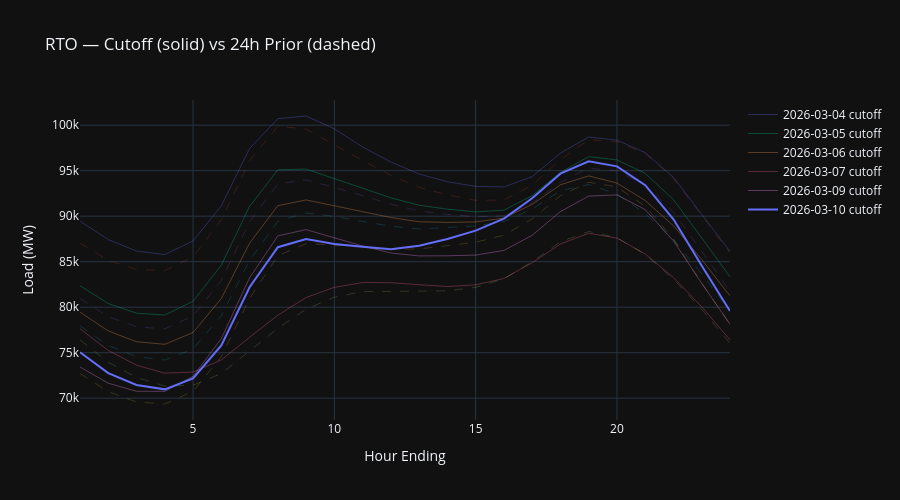

Notebook code cell kept with this figure:
### Code cell
# All dates — cutoff (solid) vs 24h lookback (dashed)
dates = sorted(df["forecast_date"].unique())

fig = go.Figure()
for d in dates:
    ddf = df[df["forecast_date"] == d].sort_values("hour_ending")
    opacity = 0.3 if d != latest_date else 1.0
    # Cutoff
    fig.add_trace(go.Scatter(
        x=ddf["hour_ending"], y=ddf["cutoff_load_mw"],
        name=f"{d} cutoff",
        line=dict(width=2 if d == latest_date else 1),
        opacity=opacity,
        showlegend=True,
    ))
    # 24h lookback (dashed)
    fig.add_trace(go.Scatter(
        x=ddf["hour_ending"], y=ddf["load_mw_24h"],
        name=f"{d} 24h",
        line=dict(dash="dash", width=1),
        opacity=opacity * 0.6,
        showlegend=False,
    ))

fig.update_layout(
    height=500, template="plotly_dark",
    title="RTO — Cutoff (solid) vs 24h Prior (dashed)",
    xaxis_title="Hour Ending", yaxis_title="Load (MW)",
)
fig.show()

### Figure 1 — Plotly figure (JSON) as saved in the notebook; plotly's stock layout.template omitted (floating-point values rounded to 4 significant figures)
{"data": [{"line": {"width": 1}, "name": "2026-03-04 cutoff", "opacity": 0.3, "showlegend": true, "type": "scatter", "x": [1, 2, 3, 4, 5, 6, 7, 8, 9, 10, 11, 12, 13, 14, 15, 16, 17, 18, 19, 20, 21, 22, 23, 24], "y": [89450.0, 87430.0, 86170.0, 85780.0, 87280.0, 91140.0, 97430.0, 100700.0, 101000.0, 99600.0, 97600.0, 95950.0, 94630.0, 93780.0, 93280.0, 93210.0, 94340.0, 96930.0, 98690.0, 98350.0, 96980.0, 94270.0, 90200.0, 86120.0]}, {"line": {"dash": "dash", "width": 1}, "name": "2026-03-04 24h", "opacity": 0.18, "showlegend": false, "type": "scatter", "x": [1, 2, 3, 4, 5, 6, 7, 8, 9, 10, 11, 12, 13, 14, 15, 16, 17, 18, 19, 20, 21, 22, 23, 24], "y": [87050.0, 85140.0, 84160.0, 84010.0, 85540.0, 89600.0, 96090.0, 99880.0, 99570.0, 97850.0, 96110.0, 94500.0, 93160.0, 92340.0, 91740.0, 91780.0, 93400.0, 96200.0, 98400.0, 98170.0, 96880.0, 94130.0, 90030.0, 85970.0]}, {"line": {"width": 1}, "name": "2026-03-05 cutoff", "opacity": 0.3, "showlegend": true, "type": "scatter", "x": [1, 2, 3, 4, 5, 6, 7, 8, 9, 10, 11, 12, 13, 14, 15, 16, 17, 18, 19, 20, 21, 22, 23, 24], "y": [82360.0, 80410.0, 79340.0, 79140.0, 80650.0, 84610.0, 91070.0, 95090.0, 95180.0, 94140.0, 93070.0, 92020.0, 91200.0, 90770.0, 90470.0, 90660.0, 92250.0, 94810.0, 96540.0, 96180.0, 94700.0, 91810.0, 87610.0, 83320.0]}, {"line": {"dash": "dash", "width": 1}, "name": "2026-03-05 24h", "opacity": 0.18, "showlegend": false, "type": "scatter", "x": [1, 2, 3, 4, 5, 6, 7, 8, 9, 10, 11, 12, 13, 14, 15, 16, 17, 18, 19, 20, 21, 22, 23, 24], "y": [80930.0, 78950.0, 77850.0, 77610.0, 79040.0, 82930.0, 89380.0, 93540.0, 93980.0, 93170.0, 92250.0, 91310.0, 90570.0, 90200.0, 89930.0, 90030.0, 91440.0, 93730.0, 95280.0, 94980.0, 93400.0, 90430.0, 86120.0, 81750.0]}, {"line": {"width": 1}, "name": "2026-03-06 cutoff", "opacity": 0.3, "showlegend": true, "type": "scatter", "x": [1, 2, 3, 4, 5, 6, 7, 8, 9, 10, 11, 12, 13, 14, 15, 16, 17, 18, 19, 20, 21, 22, 23, 24], "y": [79460.0, 77390.0, 76200.0, 75920.0, 77220.0, 80960.0, 87030.0, 91150.0, 91780.0, 91150.0, 90440.0, 89850.0, 89380.0, 89320.0, 89370.0, 89790.0, 91300.0, 93450.0, 94430.0, 93640.0, 91710.0, 88940.0, 85230.0, 81240.0]}, {"line": {"dash": "dash", "width": 1}, "name": "2026-03-06 24h", "opacity": 0.18, "showlegend": false, "type": "scatter", "x": [1, 2, 3, 4, 5, 6, 7, 8, 9, 10, 11, 12, 13, 14, 15, 16, 17, 18, 19, 20, 21, 22, 23, 24], "y": [77950.0, 75790.0, 74570.0, 74190.0, 75400.0, 79070.0, 85130.0, 89430.0, 90360.0, 89980.0, 89410.0, 88900.0, 88590.0, 88720.0, 88920.0, 89410.0, 90780.0, 92790.0, 93480.0, 92430.0, 90280.0, 87410.0, 83640.0, 79600.0]}, {"line": {"width": 1}, "name": "2026-03-07 cutoff", "opacity": 0.3, "showlegend": true, "type": "scatter", "x": [1, 2, 3, 4, 5, 6, 7, 8, 9, 10, 11, 12, 13, 14, 15, 16, 17, 18, 19, 20, 21, 22, 23, 24], "y": [77640.0, 75240.0, 73630.0, 72750.0, 72880.0, 74200.0, 76690.0, 79120.0, 81060.0, 82180.0, 82710.0, 82690.0, 82470.0, 82270.0, 82450.0, 83160.0, 84890.0, 86940.0, 88120.0, 87590.0, 85850.0, 83260.0, 80040.0, 76400.0]}, {"line": {"dash": "dash", "width": 1}, "name": "2026-03-07 24h", "opacity": 0.18, "showlegend": false, "type": "scatter", "x": [1, 2, 3, 4, 5, 6, 7, 8, 9, 10, 11, 12, 13, 14, 15, 16, 17, 18, 19, 20, 21, 22, 23, 24], "y": [76400.0, 73940.0, 72280.0, 71330.0, 71430.0, 72700.0, 75190.0, 77680.0, 79780.0, 81090.0, 81710.0, 81770.0, 81760.0, 81800.0, 82170.0, 83110.0, 85000.0, 87190.0, 88320.0, 87640.0, 85780.0, 83070.0, 79750.0, 76030.0]}, {"line": {"width": 1}, "name": "2026-03-09 cutoff", "opacity": 0.3, "showlegend": true, "type": "scatter", "x": [1, 2, 3, 4, 5, 6, 7, 8, 9, 10, 11, 12, 13, 14, 15, 16, 17, 18, 19, 20, 21, 22, 23, 24], "y": [73430.0, 71640.0, 70760.0, 70750.0, 72400.0, 76540.0, 83230.0, 87830.0, 88520.0, 87590.0, 86720.0, 85950.0, 85630.0, 85650.0, 85720.0, 86230.0, 87900.0, 90500.0, 92210.0, 92340.0, 90720.0, 87290.0, 82610.0, 78130.0]}, {"line": {"dash": "dash", "width": 1}, "name": "2026-03-09 24h", "opacity": 0.18, "showlegend": false, "type": "scatter", "x": [1, 2, 3, 4, 5, 6, 7, 8, 9, 10, 11, 12, 13, 14, 15, 16, 17, 18, 19, 20, 21, 22, 23, 24], "y": [72720.0, 70710.0, 69580.0, 69360.0, 70760.0, 74570.0, 80960.0, 85640.0, 86990.0, 86860.0, 86650.0, 86330.0, 86400.0, 86760.0, 87140.0, 87910.0, 89700.0, 92240.0, 93720.0, 93220.0, 91090.0, 87490.0, 82650.0, 78070.0]}, {"line": {"width": 2}, "name": "2026-03-10 cutoff", "opacity": 1, "showlegend": true, "type": "scatter", "x": [1, 2, 3, 4, 5, 6, 7, 8, 9, 10, 11, 12, 13, 14, 15, 16, 17, 18, 19, 20, 21, 22, 23, 24], "y": [75060.0, 72760.0, 71460.0, 70970.0, 72180.0, 75810.0, 82190.0, 86590.0, 87500.0, 86940.0, 86640.0, 86380.0, 86740.0, 87500.0, 88410.0, 89730.0, 91970.0, 94670.0, 96020.0, 95470.0, 93400.0, 89660.0, 84550.0, 79580.0]}, {"line": {"dash": "dash", "width": 1}, "name": "2026-03-10 24h", "opacity": 0.6, "showlegend": false, "type": "scatter", "x": [1, 2, 3, 4, 5, 6, 7, 8, 9, 10, 11, 12, 13, 14, 15, 16, 17, 18, 19, 20, 21, 22, 23, 24], "y": [NaN, NaN, NaN, NaN, NaN, NaN, NaN, NaN, NaN, NaN, NaN, NaN, NaN, NaN, NaN, NaN, NaN, NaN, NaN, NaN, NaN, NaN, NaN, NaN]}], "layout": {"height": 500, "title": {"text": "RTO — Cutoff (solid) vs 24h Prior (dashed)"}, "xaxis": {"title": {"text": "Hour Ending"}}, "yaxis": {"title": {"text": "Load (MW)"}}}}
